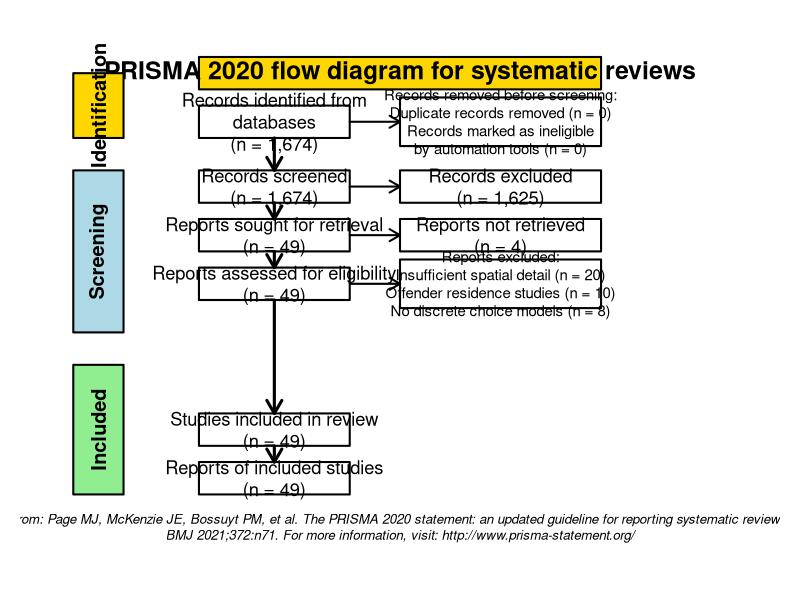
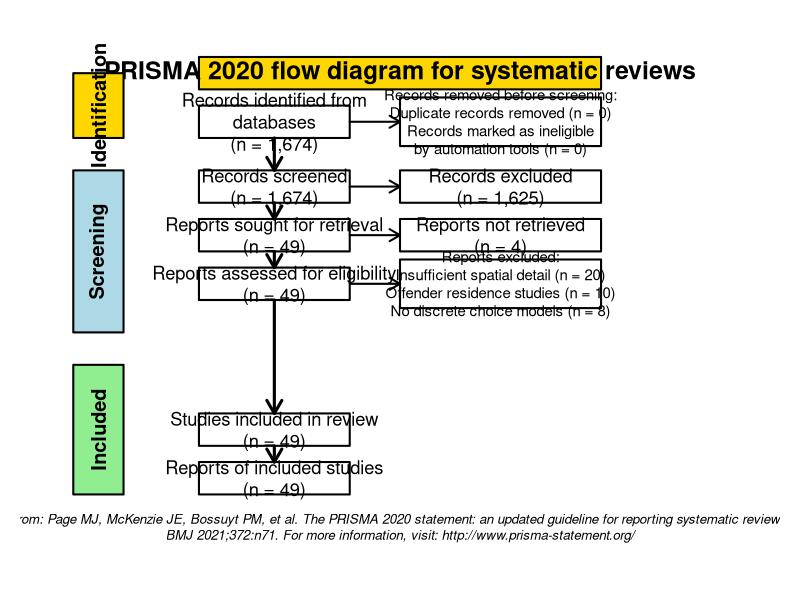

Here is the R script that generated these plots, in order:
# Reliable PRISMA 2020 Style Diagram using Base R
# This should definitely work and display correctly

# Create a PRISMA 2020 style diagram with base R
create_reliable_prisma <- function() {
  
  # Create PNG
  png("20250709_Analysis & Results/reliable_prisma_2020.png", 
      width = 1400, height = 1600, res = 150, bg = "white")
  
  # Set up the plot
  par(mar = c(1, 1, 1, 1))
  plot(0, 0, type = "n", xlim = c(0, 14), ylim = c(0, 16), 
       axes = FALSE, xlab = "", ylab = "")
  
  # Define colors
  id_color <- "gold"
  screen_color <- "lightblue"
  include_color <- "lightgreen"
  exclude_color <- "white"
  
  # Function to draw boxes with text
  draw_box <- function(x, y, width, height, text, color = "white", text_size = 1.2) {
    rect(x - width/2, y - height/2, x + width/2, y + height/2, 
         col = color, border = "black", lwd = 2)
    text(x, y, text, cex = text_size, adj = 0.5)
  }
  
  # Header
  rect(3, 14.5, 11, 15.5, col = id_color, border = "black", lwd = 2)
  text(7, 15, "PRISMA 2020 flow diagram for systematic reviews", 
       cex = 1.5, font = 2, adj = 0.5)
  
  # Stage labels (vertical bars)
  # Identification
  rect(0.5, 13, 1.5, 15, col = id_color, border = "black", lwd = 2)
  text(1, 14, "Identification", cex = 1.2, font = 2, srt = 90, adj = 0.5)
  
  # Screening
  rect(0.5, 7, 1.5, 12, col = screen_color, border = "black", lwd = 2)
  text(1, 9.5, "Screening", cex = 1.2, font = 2, srt = 90, adj = 0.5)
  
  # Included
  rect(0.5, 2, 1.5, 6, col = include_color, border = "black", lwd = 2)
  text(1, 4, "Included", cex = 1.2, font = 2, srt = 90, adj = 0.5)
  
  # IDENTIFICATION STAGE
  # Records identified
  draw_box(4.5, 13.5, 3, 1, 
           "Records identified from\ndatabases\n(n = 1,674)", 
           color = "white", text_size = 1.1)
  
  # Records removed before screening
  draw_box(9, 13.5, 4, 1.5, 
           "Records removed before screening:\nDuplicate records removed (n = 0)\nRecords marked as ineligible\nby automation tools (n = 0)", 
           color = exclude_color, text_size = 0.9)
  
  # SCREENING STAGE
  # Records screened
  draw_box(4.5, 11.5, 3, 1, 
           "Records screened\n(n = 1,674)", 
           color = "white", text_size = 1.1)
  
  # Records excluded
  draw_box(9, 11.5, 4, 1, 
           "Records excluded\n(n = 1,625)", 
           color = exclude_color, text_size = 1.1)
  
  # Reports sought for retrieval
  draw_box(4.5, 10, 3, 1, 
           "Reports sought for retrieval\n(n = 49)", 
           color = "white", text_size = 1.1)
  
  # Reports not retrieved
  draw_box(9, 10, 4, 1, 
           "Reports not retrieved\n(n = 4)", 
           color = exclude_color, text_size = 1.1)
  
  # Reports assessed for eligibility
  draw_box(4.5, 8.5, 3, 1, 
           "Reports assessed for eligibility\n(n = 49)", 
           color = "white", text_size = 1.1)
  
  # Reports excluded with reasons
  draw_box(9, 8.5, 4, 1.5, 
           "Reports excluded:\nInsufficient spatial detail (n = 20)\nOffender residence studies (n = 10)\nNo discrete choice models (n = 8)", 
           color = exclude_color, text_size = 0.9)
  
  # INCLUDED STAGE
  # Studies included in review
  draw_box(4.5, 4, 3, 1, 
           "Studies included in review\n(n = 49)", 
           color = "white", text_size = 1.1)
  
  # Reports of included studies
  draw_box(4.5, 2.5, 3, 1, 
           "Reports of included studies\n(n = 49)", 
           color = "white", text_size = 1.1)
  
  # ARROWS
  # Main flow
  arrows(4.5, 13, 4.5, 12, lwd = 3, length = 0.15, col = "black")
  arrows(4.5, 11, 4.5, 10.5, lwd = 3, length = 0.15, col = "black")
  arrows(4.5, 9.5, 4.5, 9, lwd = 3, length = 0.15, col = "black")
  arrows(4.5, 8, 4.5, 4.5, lwd = 3, length = 0.15, col = "black")
  arrows(4.5, 3.5, 4.5, 3, lwd = 3, length = 0.15, col = "black")
  
  # Exclusion arrows
  arrows(6, 13.5, 7, 13.5, lwd = 2, length = 0.12, col = "black")
  arrows(6, 11.5, 7, 11.5, lwd = 2, length = 0.12, col = "black")
  arrows(6, 10, 7, 10, lwd = 2, length = 0.12, col = "black")
  arrows(6, 8.5, 7, 8.5, lwd = 2, length = 0.12, col = "black")
  
  # Footer
  text(7, 1, 
       "From: Page MJ, McKenzie JE, Bossuyt PM, et al. The PRISMA 2020 statement: an updated guideline for reporting systematic reviews.\nBMJ 2021;372:n71. For more information, visit: http://www.prisma-statement.org/", 
       cex = 0.8, adj = 0.5, font = 3)
  
  dev.off()
  
  # Also create PDF version
  pdf("20250709_Analysis & Results/reliable_prisma_2020.pdf", 
      width = 14, height = 16, bg = "white")
  
  # Same plot for PDF
  par(mar = c(1, 1, 1, 1))
  plot(0, 0, type = "n", xlim = c(0, 14), ylim = c(0, 16), 
       axes = FALSE, xlab = "", ylab = "")
  
  # Header
  rect(3, 14.5, 11, 15.5, col = id_color, border = "black", lwd = 2)
  text(7, 15, "PRISMA 2020 flow diagram for systematic reviews", 
       cex = 1.5, font = 2, adj = 0.5)
  
  # Stage labels
  rect(0.5, 13, 1.5, 15, col = id_color, border = "black", lwd = 2)
  text(1, 14, "Identification", cex = 1.2, font = 2, srt = 90, adj = 0.5)
  
  rect(0.5, 7, 1.5, 12, col = screen_color, border = "black", lwd = 2)
  text(1, 9.5, "Screening", cex = 1.2, font = 2, srt = 90, adj = 0.5)
  
  rect(0.5, 2, 1.5, 6, col = include_color, border = "black", lwd = 2)
  text(1, 4, "Included", cex = 1.2, font = 2, srt = 90, adj = 0.5)
  
  # All the same boxes and arrows as PNG version
  draw_box(4.5, 13.5, 3, 1, "Records identified from\ndatabases\n(n = 1,674)", color = "white", text_size = 1.1)
  draw_box(9, 13.5, 4, 1.5, "Records removed before screening:\nDuplicate records removed (n = 0)\nRecords marked as ineligible\nby automation tools (n = 0)", color = exclude_color, text_size = 0.9)
  draw_box(4.5, 11.5, 3, 1, "Records screened\n(n = 1,674)", color = "white", text_size = 1.1)
  draw_box(9, 11.5, 4, 1, "Records excluded\n(n = 1,625)", color = exclude_color, text_size = 1.1)
  draw_box(4.5, 10, 3, 1, "Reports sought for retrieval\n(n = 49)", color = "white", text_size = 1.1)
  draw_box(9, 10, 4, 1, "Reports not retrieved\n(n = 4)", color = exclude_color, text_size = 1.1)
  draw_box(4.5, 8.5, 3, 1, "Reports assessed for eligibility\n(n = 49)", color = "white", text_size = 1.1)
  draw_box(9, 8.5, 4, 1.5, "Reports excluded:\nInsufficient spatial detail (n = 20)\nOffender residence studies (n = 10)\nNo discrete choice models (n = 8)", color = exclude_color, text_size = 0.9)
  draw_box(4.5, 4, 3, 1, "Studies included in review\n(n = 49)", color = "white", text_size = 1.1)
  draw_box(4.5, 2.5, 3, 1, "Reports of included studies\n(n = 49)", color = "white", text_size = 1.1)
  
  # Arrows
  arrows(4.5, 13, 4.5, 12, lwd = 3, length = 0.15, col = "black")
  arrows(4.5, 11, 4.5, 10.5, lwd = 3, length = 0.15, col = "black")
  arrows(4.5, 9.5, 4.5, 9, lwd = 3, length = 0.15, col = "black")
  arrows(4.5, 8, 4.5, 4.5, lwd = 3, length = 0.15, col = "black")
  arrows(4.5, 3.5, 4.5, 3, lwd = 3, length = 0.15, col = "black")
  arrows(6, 13.5, 7, 13.5, lwd = 2, length = 0.12, col = "black")
  arrows(6, 11.5, 7, 11.5, lwd = 2, length = 0.12, col = "black")
  arrows(6, 10, 7, 10, lwd = 2, length = 0.12, col = "black")
  arrows(6, 8.5, 7, 8.5, lwd = 2, length = 0.12, col = "black")
  
  # Footer
  text(7, 1, 
       "From: Page MJ, McKenzie JE, Bossuyt PM, et al. The PRISMA 2020 statement: an updated guideline for reporting systematic reviews.\nBMJ 2021;372:n71. For more information, visit: http://www.prisma-statement.org/", 
       cex = 0.8, adj = 0.5, font = 3)
  
  dev.off()
}

# Execute the function
create_reliable_prisma()

cat("Reliable PRISMA 2020 diagram created successfully!\n")
cat("Files saved:\n")
cat("- reliable_prisma_2020.png\n")
cat("- reliable_prisma_2020.pdf\n")
cat("These should display correctly!\n")
